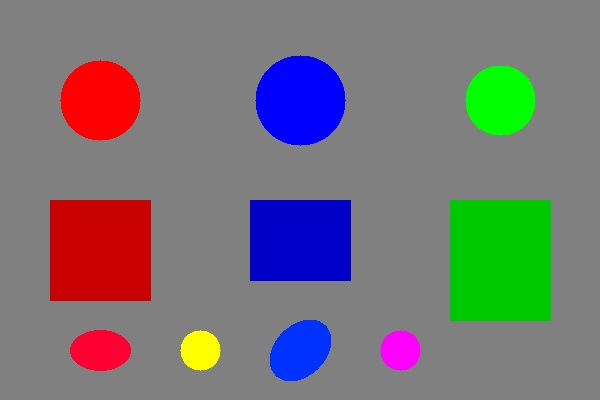
#> input picture test_images/original/images/color_test.jpg, 600 x 400 px
$ python generate_trackbar_screenshot.py
#> lines starting #> are read from the running program, lines starting #| are printed output that depends on the picture; after the words box and inside, x2 and y2 are one past the last pixel; in counts of white or black regions, pixels touching at a corner belong together
### src/utils.py
"""
公共工具模块
提供图像读取、保存、创建对比图等通用功能
"""

import cv2
import os
import numpy as np


def read_image(path):
    """
    安全读取图片文件（支持中文路径）
    :param path: 图片路径
    :return: BGR格式的numpy数组，读取失败返回None
    """
    if not os.path.exists(path):
        print(f"[错误] 图片不存在: {path}")
        return None
    # 使用numpy读取字节流并通过cv2.imdecode解码，避免中文路径问题
    image = cv2.imdecode(np.fromfile(path, dtype=np.uint8), cv2.IMREAD_COLOR)
#> image is the input picture: shape (400, 600, 3); mean B, G, R 118, 115.9, 118.3
    if image is None:
        print(f"[错误] 无法读取图片: {path}")
        return None
    return image


def save_image(path, image):
    """
    保存图片到指定路径（支持中文路径）
    :param path: 保存路径
    :param image: 要保存的图像
    :return: 是否保存成功
    """
    if image is None:
        print(f"[保存失败] 图像为空: {path}")
        return False
    directory = os.path.dirname(path)
    if directory and not os.path.exists(directory):
        os.makedirs(directory, exist_ok=True)
    # 使用imencode+tofile方式保存，兼容中文路径
    ext = os.path.splitext(path)[1].lower()
    encode_params = [cv2.IMWRITE_JPEG_QUALITY, 95] if ext in ('.jpg', '.jpeg') else []
    success, encoded = cv2.imencode(ext, image, encode_params)
    if success:
        encoded.tofile(path)
        print(f"[保存成功] {path}")
        return True
    else:
        print(f"[保存失败] {path}")
        return False


# [58 lines left out: function create_comparison_image, not called in this run]

### src/task4_advanced/generate_trackbar_screenshot.py
"""
自动生成Trackbar调参工具的截图
无需手动操作，直接生成调参效果图保存到results目录
"""

import cv2
import os
import sys
import numpy as np

sys.path.append(os.path.join(os.path.dirname(__file__), '..', '..'))
from src.utils import read_image, save_image


def generate_trackbar_screenshot(image_path, output_dir):
    """
    使用预设参数生成Trackbar调参效果图
    模拟Trackbar调参后的效果，保存为截图
    """
    image = read_image(image_path)
    if image is None:
        return

    hsv = cv2.cvtColor(image, cv2.COLOR_BGR2HSV)
#> hsv: shape (400, 600, 3); mean H, S, V 23.1, 58, 149.1

    # 预设参数组合：蓝色检测
    param_sets = [
        {
            'name': 'Blue Default',
            'h_lower': 100, 'h_upper': 130,
            's_lower': 120, 's_upper': 255,
            'v_lower': 100, 'v_upper': 255,
            'blur_k': 5, 'morph_k': 5, 'min_area': 200
        },
        {
            'name': 'Blue Sensitive',
            'h_lower': 90, 'h_upper': 140,
            's_lower': 80, 's_upper': 255,
            'v_lower': 80, 'v_upper': 255,
            'blur_k': 3, 'morph_k': 3, 'min_area': 100
        },
        {
            'name': 'Red Default',
            'h_lower': 0, 'h_upper': 10,
            's_lower': 120, 's_upper': 255,
            'v_lower': 100, 'v_upper': 255,
            'blur_k': 5, 'morph_k': 5, 'min_area': 200
        }
    ]

    os.makedirs(output_dir, exist_ok=True)

    for params in param_sets:
        # 高斯模糊
        if params['blur_k'] > 1:
            blurred_hsv = cv2.GaussianBlur(hsv, (params['blur_k'], params['blur_k']), 0)
        else:
            blurred_hsv = hsv

        # HSV阈值分割
        lower = np.array([params['h_lower'], params['s_lower'], params['v_lower']])
        upper = np.array([params['h_upper'], params['s_upper'], params['v_upper']])
        mask = cv2.inRange(blurred_hsv, lower, upper)

        # 形态学处理
        kernel = cv2.getStructuringElement(cv2.MORPH_RECT,
                                           (params['morph_k'], params['morph_k']))
        mask = cv2.morphologyEx(mask, cv2.MORPH_OPEN, kernel)
        mask = cv2.morphologyEx(mask, cv2.MORPH_CLOSE, kernel)

        # 查找轮廓并标注
        contours, _ = cv2.findContours(mask, cv2.RETR_EXTERNAL, cv2.CHAIN_APPROX_SIMPLE)
        result = image.copy()
        for cnt in contours:
            area = cv2.contourArea(cnt)
            if area < params['min_area']:
                continue
            x, y, w, h = cv2.boundingRect(cnt)
            cv2.drawContours(result, [cnt], -1, (0, 255, 0), 2)
            cv2.rectangle(result, (x, y), (x + w, y + h), (0, 0, 255), 2)
            cv2.putText(result, f"A:{int(area)}", (x, y - 10),
                        cv2.FONT_HERSHEY_SIMPLEX, 0.5, (0, 0, 255), 2)

        # 合并原图、掩码、结果
        mask_color = cv2.cvtColor(mask, cv2.COLOR_GRAY2BGR)
        combined = np.hstack([image, mask_color, result])

        # 添加参数信息
        info = (f"{params['name']} | H:[{params['h_lower']},{params['h_upper']}] "
                f"S:[{params['s_lower']},{params['s_upper']}] "
                f"V:[{params['v_lower']},{params['v_upper']}] "
                f"Blur:{params['blur_k']} Morph:{params['morph_k']} "
                f"MinArea:{params['min_area']}")
        cv2.putText(combined, info, (10, 30),
                    cv2.FONT_HERSHEY_SIMPLEX, 0.5, (0, 255, 255), 2)

        save_image(os.path.join(output_dir, f"trackbar_{params['name'].replace(' ', '_')}.jpg"), combined)
#> this loop made 3 passes
#> pass 1, in generate_trackbar_screenshot, `mask = cv2.inRange(blurred_hsv, lower, upper)`:
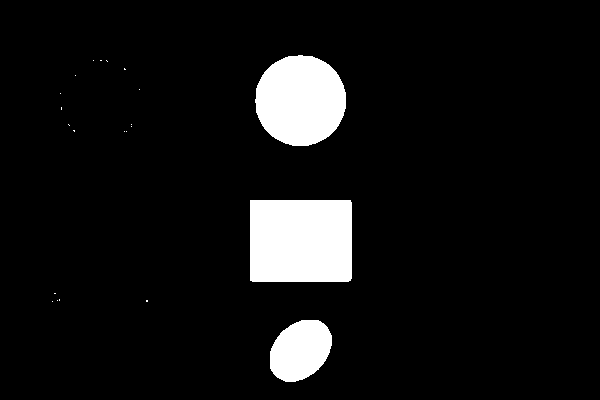
#> mask: shape (400, 600); 7.4% white; 22 white regions (19 under 20 px), largest, box (x1, y1, x2, y2) and area: (250, 200, 352, 282) 8355, (255, 55, 346, 146) 6518, (270, 320, 332, 382) 2921
#> after the loop: combined: shape (400, 1800, 3); mean H, S, V 82.6, 83.1, 84.9
#> after the loop:
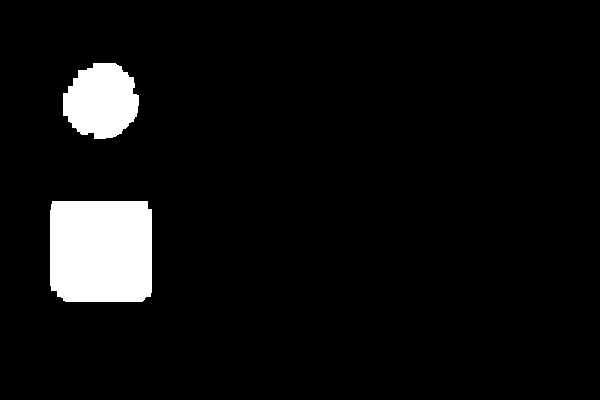
#> mask: shape (400, 600); 6% white; 2 white regions, box (x1, y1, x2, y2) and area: (50, 201, 152, 302) 10105, (63, 63, 139, 139) 4393
#> after the loop: result: shape (400, 600, 3); mean H, S, V 116.7, 115.7, 118.6

    print(f"[Trackbar截图] 已生成到 {output_dir}")
#| [Trackbar截图] 已生成到 test_images/results/task4/trackbar


if __name__ == "__main__":
    input_image = os.path.join("test_images", "original", "images", "color_test.jpg")
    output_dir = os.path.join("test_images", "results", "task4", "trackbar")
    generate_trackbar_screenshot(input_image, output_dir)
